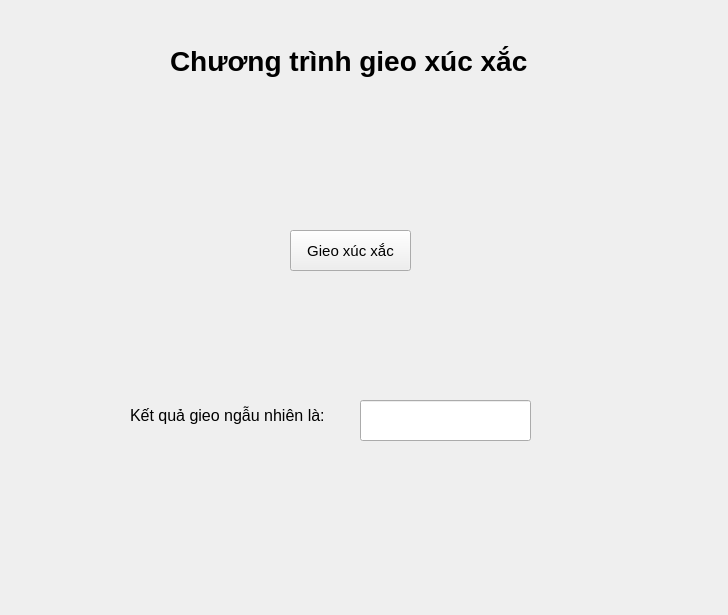
<?xml version="1.0" encoding="UTF-8"?>
<ui version="4.0">
 <class>Form</class>
 <widget class="QWidget" name="Form">
  <property name="geometry">
   <rect>
    <x>0</x>
    <y>0</y>
    <width>728</width>
    <height>615</height>
   </rect>
  </property>
  <property name="windowTitle">
   <string>Form</string>
  </property>
  <widget class="QLabel" name="label">
   <property name="geometry">
    <rect>
     <x>170</x>
     <y>40</y>
     <width>461</width>
     <height>41</height>
    </rect>
   </property>
   <property name="font">
    <font>
     <pointsize>21</pointsize>
     <weight>75</weight>
     <bold>true</bold>
    </font>
   </property>
   <property name="text">
    <string>Chương trình gieo xúc xắc</string>
   </property>
  </widget>
  <widget class="QPushButton" name="pbtgieo">
   <property name="geometry">
    <rect>
     <x>290</x>
     <y>230</y>
     <width>121</width>
     <height>41</height>
    </rect>
   </property>
   <property name="font">
    <font>
     <pointsize>11</pointsize>
    </font>
   </property>
   <property name="toolTip">
    <string>Nhấn để gieo</string>
   </property>
   <property name="text">
    <string>Gieo xúc xắc</string>
   </property>
  </widget>
  <widget class="QLineEdit" name="lneketqua">
   <property name="geometry">
    <rect>
     <x>360</x>
     <y>400</y>
     <width>171</width>
     <height>41</height>
    </rect>
   </property>
   <property name="font">
    <font>
     <pointsize>1</pointsize>
    </font>
   </property>
  </widget>
  <widget class="QLabel" name="label_2">
   <property name="geometry">
    <rect>
     <x>130</x>
     <y>400</y>
     <width>271</width>
     <height>31</height>
    </rect>
   </property>
   <property name="font">
    <font>
     <pointsize>12</pointsize>
    </font>
   </property>
   <property name="text">
    <string>Kết quả gieo ngẫu nhiên là:</string>
   </property>
  </widget>
 </widget>
 <resources/>
 <connections/>
</ui>
